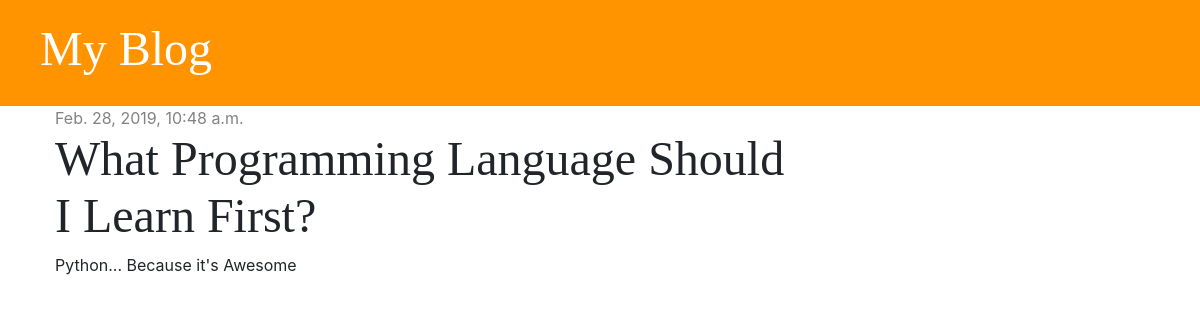
The app's page /post/1/ with its own data.
### blog/models.py (models this page shows, shortened)
class Post(models.Model):
    author = models.ForeignKey('auth.User', on_delete=models.CASCADE)
    title = models.CharField(max_length=200)
    text = models.TextField()
    created_date = models.DateTimeField(default=timezone.now)
    published_date = models.DateTimeField(blank=True, null=True)

### blog/views.py (the view)
# urls.py: path('post/<int:pk>/', views.post_detail, name='post_detail'),
def post_detail(request, pk):
    post = get_object_or_404(Post, pk=pk)
    stuff_for_frontend = {'post': post}
    return render(request, 'blog/post_detail.html', stuff_for_frontend)

### blog/templates/blog/post_detail.html (shortened to what this page needs)
{% extends 'blog/base.html' %}
{% block content %}
    <div class="post">
        {% if post.published_date %}
            <div class="date">
                {{ post.published_date }}
            </div>
        {% endif %}
        <h1>{{ post.title }}</h1>
        <p>{{ post.text|linebreaksbr }}</p>
    </div>
{% endblock %}

### blog/static/css/blog.css (style rules this page uses)
h1, h2, h3, h4 { font-family: 'Tangerine', 'Inconsolata', 'Droid Sans', serif; font-size: 48px; }
.date { color: #828282; }
.post { margin-bottom: 70px; }

### records on screen
Post: published_date "Feb. 28, 2019, 10:48 a.m.", title "What Programming Language Should I Learn First?", text "Python... Because it's Awesome"
